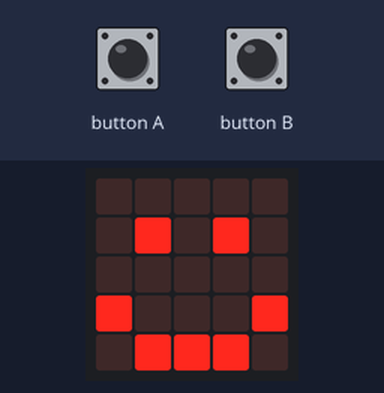
Simulated run of this program. Board: BBC micro:bit (MakeCode). Parts: the board's 5×5 LED display. Inputs (shaded band) come from the test bench.

Above: at 2.3 s.
2.4 s: button A pressed for 0.15 s
At 2.9 s:
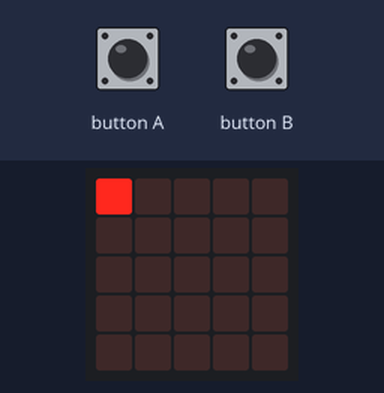
At 5.3 s:
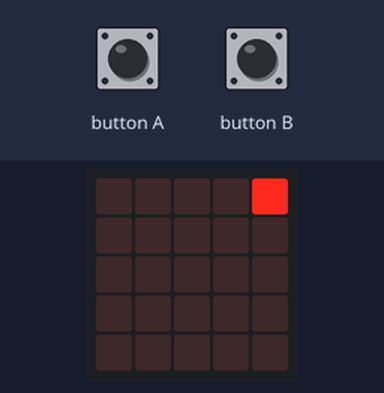
5.5 s: button B pressed for 0.15 s
At 5.85 s:
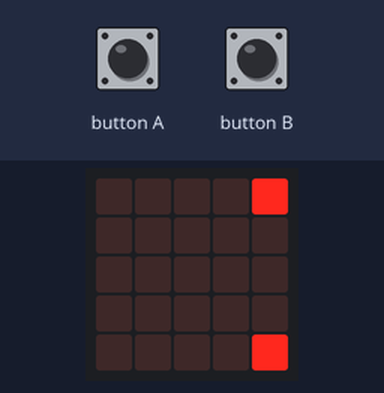
Timing chart, 0 to 8.5 s (numbered marks = the images above; inputs shaded):
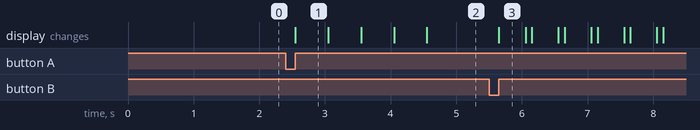

The program:

main.ts
```typescript
// (licence header left out)
// variables
let sprite: game.LedSprite = null
let loopCounter = 0

// setup
basic.clearScreen()
basic.showIcon(IconNames.Happy)
basic.pause(500)

// when A is pressed,the pixels move around the perimeter clockwise
input.onButtonPressed(Button.A, function () {
    // setup
    basic.clearScreen()
    loopCounter = 0
    sprite = game.createSprite(0, 0)

    // top row
    while (loopCounter <= 5) {
        sprite.set(LedSpriteProperty.X, loopCounter)
        sprite.set(LedSpriteProperty.Y, 0)
        loopCounter = loopCounter + 1
        basic.pause(500)
    }

    // right side
    loopCounter = 0
    while (loopCounter <= 5) {
        sprite.set(LedSpriteProperty.X, 4)
        sprite.set(LedSpriteProperty.Y, loopCounter)
        loopCounter = loopCounter + 1
        basic.pause(500)
    }

    // bottom
    loopCounter = 5
    while (loopCounter >= 0) {
        sprite.set(LedSpriteProperty.X, loopCounter)
        sprite.set(LedSpriteProperty.Y, 4)
        loopCounter = loopCounter - 1
        basic.pause(500)
    }

    // left side
    loopCounter = 5
    while (loopCounter >= 0) {
        sprite.set(LedSpriteProperty.X, 0)
        sprite.set(LedSpriteProperty.Y, loopCounter)
        loopCounter = loopCounter - 1
        basic.pause(500)
    }

    sprite.delete()
    basic.showIcon(IconNames.Happy)
})

// when B is pressed,the pixels move around the perimeter counter clockwise
input.onButtonPressed(Button.B, function () {
    // setup
    basic.clearScreen()
    loopCounter = 5
    sprite = game.createSprite(5, 5)

    // right side
    loopCounter = 4
    while (loopCounter >= 0) {
        sprite.set(LedSpriteProperty.X, 4)
        sprite.set(LedSpriteProperty.Y, loopCounter)
        loopCounter = loopCounter - 1
        basic.pause(500)
    }

    // top row
    loopCounter = 4
    while (loopCounter >= 0) {
        sprite.set(LedSpriteProperty.X, loopCounter)
        sprite.set(LedSpriteProperty.Y, 0)
        loopCounter = loopCounter - 1
        basic.pause(500)
    }

    // left side
    loopCounter = 0
    while (loopCounter <= 4) {
        sprite.set(LedSpriteProperty.X, 0)
        sprite.set(LedSpriteProperty.Y, loopCounter)
        loopCounter = loopCounter + 1
        basic.pause(500)
    }

    // botton
    loopCounter = 0
    while (loopCounter <= 4) {
        sprite.set(LedSpriteProperty.X, loopCounter)
        sprite.set(LedSpriteProperty.Y, 4)
        loopCounter = loopCounter + 1
        basic.pause(500)
    }

    sprite.delete()
    basic.showIcon(IconNames.Happy)
})
```

Measured:
- after the input at 2.4 s, the display: changes after 0.15 s (image 1)
- after the input at 5.5 s, the display: changes after 0.15 s (image 3)
- what the display in image 1 shows lasts 0.5 s, from 2.6 s to 3.1 s
- what the display in image 3 shows lasts 0.4 s, from 5.7 s to 6.1 s
